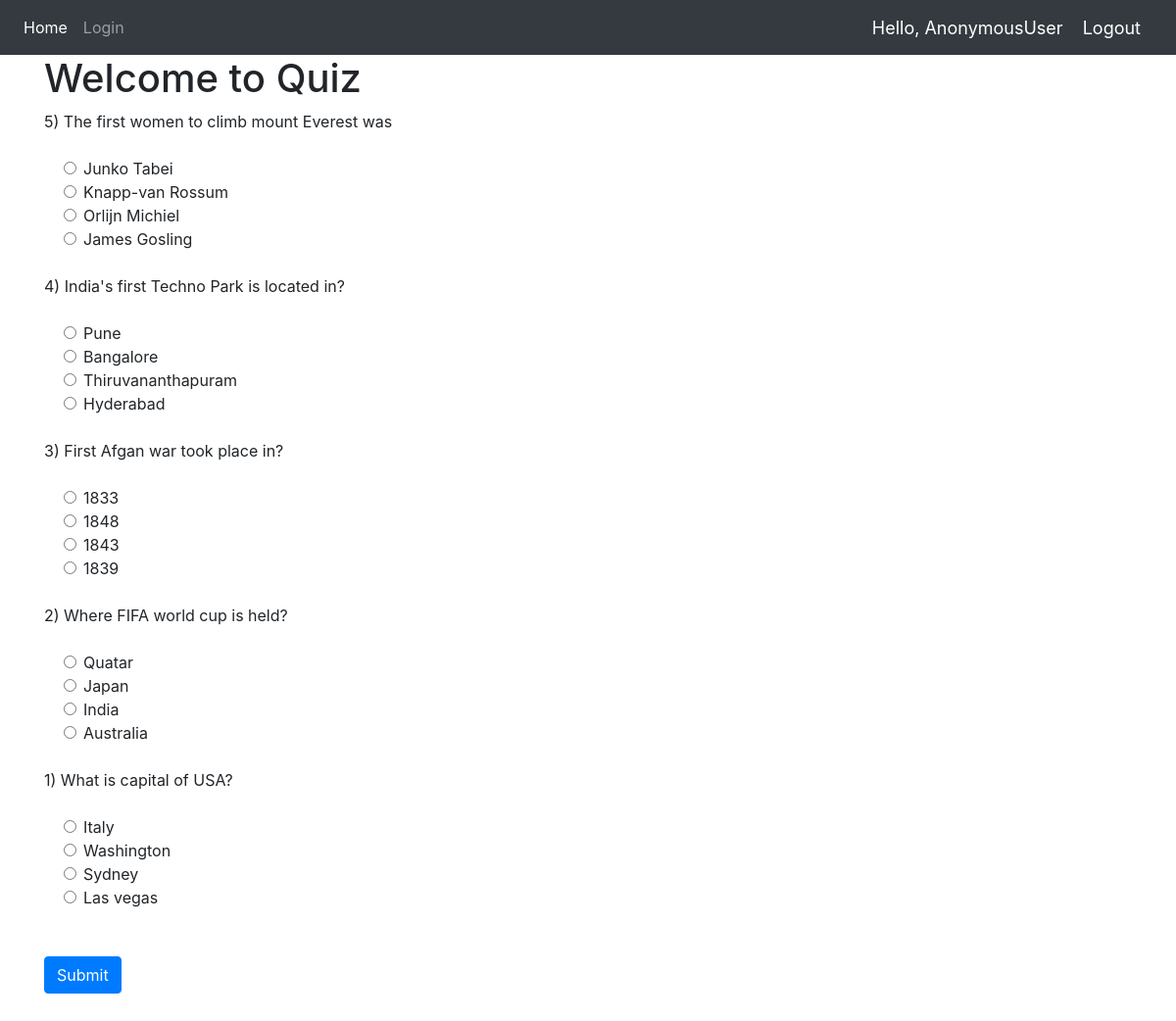
The page / on the database its author committed.
### Quiz/models.py (models this page shows, shortened)
class QuesModel(models.Model):
    question = models.CharField(max_length=200,null=True)
    op1 = models.CharField(max_length=200,null=True)
    op2 = models.CharField(max_length=200,null=True)
    op3 = models.CharField(max_length=200,null=True)
    op4 = models.CharField(max_length=200,null=True)
    ans = models.CharField(max_length=200,null=True)

### Quiz/views.py (the view)
# urls.py: 2. Add a URL to urlpatterns:  path('', views.home, name='home')
def home(request):
    if request.method == 'POST':
        print(request.POST)
        questions=QuesModel.objects.all()
        score=0
        wrong=0
        correct=0
        total=0
        for q in questions:
            total+=1
            print(request.POST.get(q.question))
            print(q.ans)
            print()
            if q.ans ==  request.POST.get(q.question):
                score+=10
                correct+=1
            else:
                wrong+=1
        percent = score/(total*10) *100
        context = {
            'score':score,
            'time': request.POST.get('timer'),
            'correct':correct,
            'wrong':wrong,
            'percent':percent,
            'total':total
        }
        return render(request,'Quiz/result.html',context)
    else:
        questions=QuesModel.objects.all()
        context = {
            'questions':questions
        }
        return render(request,'Quiz/home.html',context)

### Quiz/templates/Quiz/home.html (shortened to what this page needs)
{% extends 'Quiz/dependencies.html' %}
{% block content %}
{% load static %}
<div class="container ">
<h1>Welcome to Quiz</h1>
 <form method='post' action=''>
    {% for q  in questions%}
    <div class="form-group">
      <label for="question">{{q.question}}</label>
    </div>
    <div class="form-check">
        <div class="form-check">
            <input class="form-check-input" type="radio" name="{{q.question}}" id="gridRadios1" value="option1">
            <label class="form-check-label" for="gridRadios1">
                {{q.op1}}
            </label>
        </div>
        <div class="form-check">
            <input class="form-check-input" type="radio" name="{{q.question}}" id="gridRadios2" value="option2">
            <label class="form-check-label" for="gridRadios2">
                {{q.op2}}
            </label>
        </div>
        <div class="form-check">
            <input class="form-check-input" type="radio" name="{{q.question}}" id="gridRadios1" value="option3">
            <label class="form-check-label" for="gridRadios1">
                {{q.op3}}
            </label>
        </div>
        <div class="form-check">
            <input class="form-check-input" type="radio" name="{{q.question}}" id="gridRadios2" value="option4">
            <label class="form-check-label" for="gridRadios2">
                {{q.op4}}
            </label>
        </div>
        <br>
    </div>
    {% endfor %}
    <br>
    <button type="submit" class="btn btn-primary">Submit</button>
  </form>
</div>
{% endblock %}

### Quiz/templates/Quiz/dependencies.html (shortened to what this page needs)
{% load static %}
<html>
    <head>
        <link rel="stylesheet" href="https://stackpath.bootstrapcdn.com/bootstrap/4.5.0/css/bootstrap.min.css">
    </head>
    <body>
        {% include 'Quiz/navbar.html' %}
        {% block content %}
        {% endblock %}
        <br>
    </body>
</html>

### Quiz/templates/Quiz/navbar.html (shortened to what this page needs)
{% load static %}
<nav class="navbar navbar-expand-lg navbar-dark bg-dark">
  <div class="collapse navbar-collapse" id="navbarNav">
    <ul class="navbar-nav">
      <li class="nav-item active">
        <a class="nav-link" href="{% url 'home' %}">Home</a>
      </li>
      <li class="nav-item">
        <a class="nav-link" href="{% url 'login' %}">Login</a>
      </li>
    </ul>
  </div>
  <span class="greet">Hello, {{request.user}}</span>
  <span ><a  class="greet" href="{% url 'logout' %}">Logout</a></span>
</nav>

### Quiz/templates/Quiz/navbar.html (style rules this page uses)
.greet { font-size: 18px; color: #fff; margin-right: 20px; }

### rows shown on the page
QuesModel: question "5) The first women to climb mount Everest was", op1 "Junko Tabei", op2 "Knapp-van Rossum", op3 "Orlijn Michiel", op4 "James Gosling"
QuesModel: question "4) India's first Techno Park is located in?", op1 "Pune", op2 "Bangalore", op3 "Thiruvananthapuram", op4 "Hyderabad"
QuesModel: question "3) First Afgan war took place in?", op1 "1833", op2 "1848", op3 "1843", op4 "1839"
QuesModel: question "2) Where FIFA world cup is held?", op1 "Quatar", op2 "Japan", op3 "India", op4 "Australia"
QuesModel: question "1) What is capital of USA?", op1 "Italy", op2 "Washington", op3 "Sydney", op4 "Las vegas"

### other values the page prints
{{ request.user }} "AnonymousUser"
